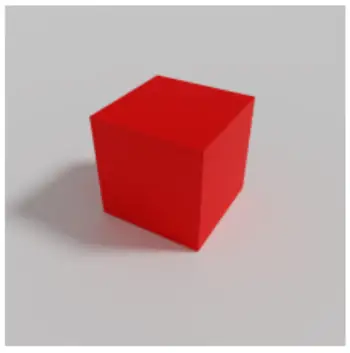
#> input picture Lab6+7/images/shapes.webp, 350 x 353 px
$ python Image_Segmentation_Color-Masking.py
#> lines starting #> are read from the running program, lines starting #| are printed output that depends on the picture; after the words box and inside, x2 and y2 are one past the last pixel; in counts of white or black regions, pixels touching at a corner belong together
import cv2 as cv
import numpy as np
import matplotlib.pyplot as plt

sample_image = cv.imread('images/shapes.webp')
#> sample_image is the input picture: shape (353, 350, 3); mean B, G, R 162.8, 163, 195.2
img = cv.cvtColor(sample_image, cv.COLOR_BGR2RGB)

low = np.array([0, 0, 0])
high = np.array([215, 80, 80])

mask = cv.inRange(img, low, high)
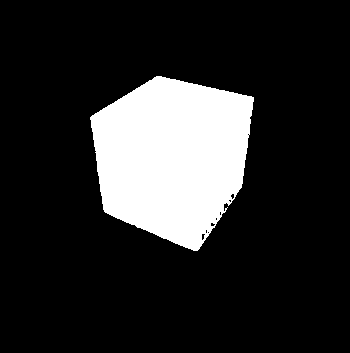
#> mask: shape (353, 350); 16.7% white; 1 white region, box (x1, y1, x2, y2) and area: (90, 76, 254, 251) 20656
result = cv.bitwise_and(img, img, mask=mask)
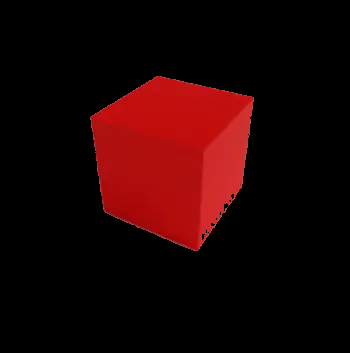
#> result: shape (353, 350, 3); mean R, G, B 31.2, 3.5, 3.5
fig ,axes = plt.subplots(1,3, figsize=(15,5))
axes[0].imshow(img)
axes[0].set_title('Original Image')
axes[0].axis('off')
axes[1].imshow(mask, cmap='gray')
axes[1].set_title('Mask')
axes[1].axis('off')
axes[2].imshow(result)
axes[2].set_title('Result Image')
axes[2].axis('off')
plt.show()
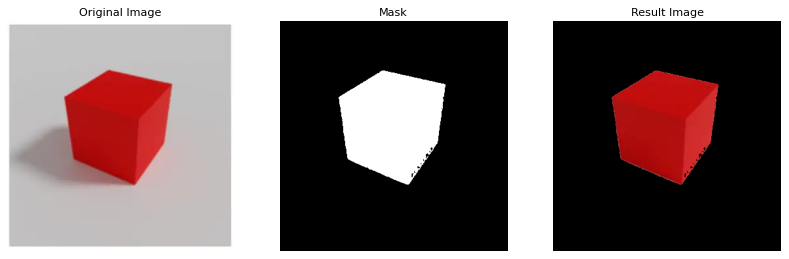
#> figure drawn by matplotlib, 3 panels
